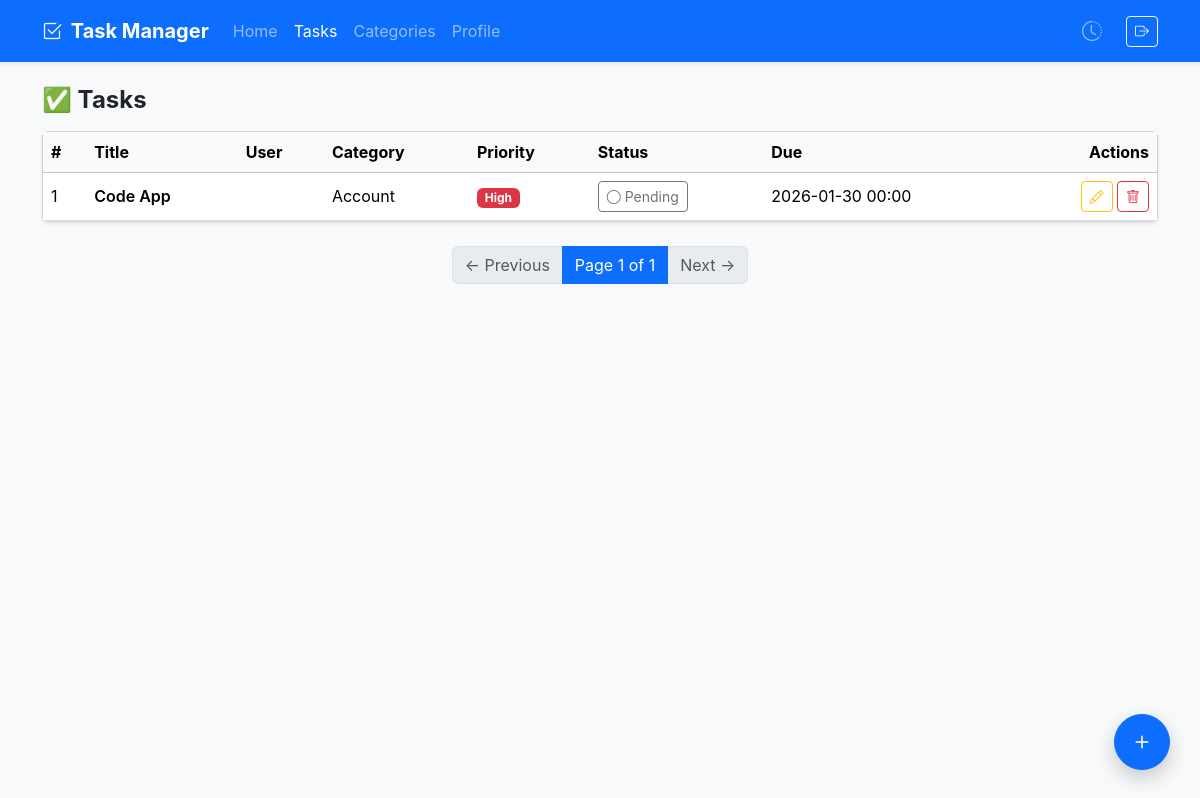
The page /tasks/ (signed in) on the database as committed earlier.
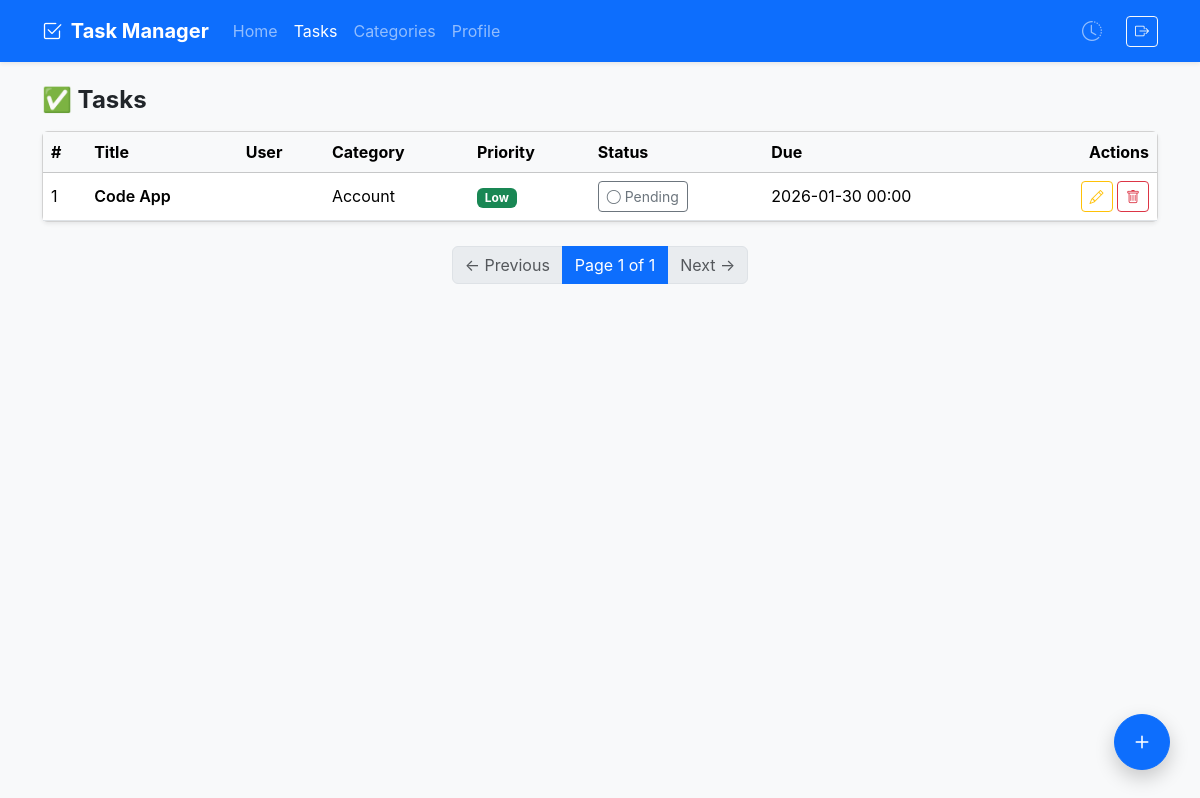
The same page on the database as committed later.
### tasks/models.py (models this page shows, shortened)
class Task(models.Model):
    STATUS_CHOICES = (
        ('pending', 'Pending'),
        ('completed', 'Completed'),
    )
    PRIORITY_CHOICES = (
        ('low', 'Low'),
        ('medium', 'Medium'),
        ('high', 'High'),
    )
    title = models.CharField(max_length=50)
    description = models.TextField(blank=True, null=True)
    status = models.CharField(max_length=10, choices=STATUS_CHOICES, default = 'pending')
    priority = models.CharField(max_length=10, choices=PRIORITY_CHOICES, default= 'low')
    due_date = models.DateTimeField(blank=True,null=True)
    category = models.ForeignKey(Category, related_name='tasks', on_delete=models.CASCADE)
    created_at = models.DateTimeField(auto_now_add=True)
    updated_at = models.DateTimeField(auto_now=True)

### category/models.py (models this page shows)
class Category(models.Model):
    name = models.CharField(max_length=20)
    user = models.ForeignKey(User, on_delete=models.CASCADE, related_name="categories")
    created_at = models.DateTimeField(auto_now_add=True)
    updated_at = models.DateTimeField(auto_now=True)
    def __str__(self):
        return self.name

### tasks/views.py (the view)
# urls.py: path("", views.task_list, name="task_list"),
@login_required
def task_list(request):
    if request.user.profile.role == "admin":
        tasks_qs = Task.objects.all()
    else:
        tasks_qs = Task.objects.filter(category__user=request.user)
    paginator = Paginator(tasks_qs, 10)
    page_number = request.GET.get('page')
    tasks = paginator.get_page(page_number)
    return render(request, "task.html",{"tasks":tasks})

### templates/task.html (shortened to what this page needs)
{% extends "base/base.html" %}
{% block content %}
<h4 class="mb-3 fw-bold">✅ Tasks</h4>
<div class="card shadow-sm">
  <div class="table-responsive">
    <table class="table table-hover align-middle mb-0">
      <thead class="table-light">
        <tr>
          <th>#</th>
          <th>Title</th>
          <th>User</th>
          <th>Category</th>
          <th>Priority</th>
          <th>Status</th>
          <th>Due</th>
          <th class="text-end">Actions</th>
        </tr>
      </thead>
      <tbody>
        {% for task in tasks %}
        <tr>
          <td>{{ forloop.counter }}</td>
          <td class="fw-semibold">{{ task.title }}</td>
          <td>{{ task.user.username }}</td>
          <td>{{ task.category }}</td>
          <td>
                {% if task.priority == "low" %}
                    <span class="badge bg-success">Low</span>
                {% elif task.priority == "medium" %}
                    <span class="badge bg-warning text-dark">Medium</span>
                {% elif task.priority == "high" %}
                    <span class="badge bg-danger">High</span>
                {% else %}
                    <span class="badge bg-secondary">{{ task.priority }}</span>
                {% endif %}
            </td>
          <td>
            <a href="{% url 'task_complete' task.id %}"
               class="btn btn-sm {% if task.status == 'completed' %}btn-success{% else %}btn-outline-secondary{% endif %}">
              {% if task.status == 'completed' %}
                <i class="bi bi-check-circle"></i> Completed
              {% else %}
                <i class="bi bi-circle"></i> Pending
              {% endif %}
            </a>
          </td>
          <td>{{ task.due_date|date:"Y-m-d H:i" }}</td>
          <td class="text-end">
            <a href="{% url 'task_update' task.id %}"
               class="btn btn-sm btn-outline-warning">
              <i class="bi bi-pencil"></i>
            </a>
            <button class="btn btn-sm btn-outline-danger"
                    data-bs-toggle="modal"
                    data-bs-target="#deleteTaskModal"
                    data-id="{{ task.id }}">
              <i class="bi bi-trash"></i>
            </button>
          </td>
        </tr>
        {% empty %}
        <tr>
          <td colspan="8" class="text-center text-muted">
            No tasks found
          </td>
        </tr>
        {% endfor %}
      </tbody>
    </table>
  </div>
</div>
<nav class="mt-4">
  <ul class="pagination justify-content-center mb-0">
    {% if tasks.has_previous %}
      <li class="page-item">
        <a class="page-link" href="?page={{ tasks.previous_page_number }}">
          ← Previous
        </a>
      </li>
    {% else %}
      <li class="page-item disabled">
        <span class="page-link">← Previous</span>
      </li>
    {% endif %}
    <li class="page-item active">
      <span class="page-link">
        Page {{ tasks.number }} of {{ tasks.paginator.num_pages }}
      </span>
    </li>
    {% if tasks.has_next %}
      <li class="page-item">
        <a class="page-link" href="?page={{ tasks.next_page_number }}">
          Next →
        </a>
      </li>
    {% else %}
      <li class="page-item disabled">
        <span class="page-link">Next →</span>
      </li>
    {% endif %}
  </ul>
</nav>
<a href="{% url 'task_create' %}" class="fab-btn btn btn-primary">
  <i class="bi bi-plus"></i>
</a>
{% endblock %}

### templates/base/base.html (shortened to what this page needs)
{% load static %}
<!DOCTYPE html>
<html lang="en">
<head>
  <link href="https://cdn.jsdelivr.net/npm/bootstrap@5.3.2/dist/css/bootstrap.min.css" rel="stylesheet">
  <link href="https://cdn.jsdelivr.net/npm/bootstrap-icons/font/bootstrap-icons.css" rel="stylesheet">
  <link rel="stylesheet" href="{% static 'styles.css' %}">
</head>
<body class="bg-light">
<nav class="navbar navbar-expand-lg navbar-dark bg-primary shadow-sm">
  <div class="container">
    <a class="navbar-brand fw-bold" href="{% url 'home' %}">
      <i class="bi bi-check2-square me-1"></i> Task Manager
    </a>
    <div class="collapse navbar-collapse" id="nav">
      <ul class="navbar-nav me-auto">
        <li class="nav-item">
          <a class="nav-link {% if request.resolver_match.url_name == 'home' %}active{% endif %}" href="{% url 'home' %}">
            Home
          </a>
        </li>
        <li class="nav-item">
          <a class="nav-link {% if request.resolver_match.url_name == 'task_list' %}active{% endif %}" href="{% url 'task_list' %}">
            Tasks
          </a>
        </li>
        <li class="nav-item">
          <a class="nav-link {% if request.resolver_match.url_name == 'category_list' %}active{% endif %}" href="{% url 'category_list' %}">
            Categories
          </a>
        </li>
        <li class="nav-item">
          <a class="nav-link {% if request.resolver_match.url_name == 'profile' %}active{% endif %}" href="{% url 'profile' %}">
            Profile
          </a>
        </li>
      </ul>
      <ul class="navbar-nav align-items-center">
        <li class="nav-item me-3">
          <a class="nav-link" href="{% url 'activity_log_list' %}" title="Activity Log">
            <i class="bi bi-clock-history fs-5"></i>
          </a>
        </li>
        <li class="nav-item">
          <form method="post" action="{% url 'logout' %}">
            <button class="btn btn-outline-light btn-sm">
              <i class="bi bi-box-arrow-right"></i>
            </button>
          </form>
        </li>
      </ul>
    </div>
  </div>
</nav>
<main class="container my-4">
  {% block content %}{% endblock content %}
</main>
</body>
</html>

### static/styles.css (style rules this page uses)
body { font-family: "Inter", system-ui, sans-serif; }
.fab-btn { position: fixed; bottom: 30px; right: 30px; width: 56px; height: 56px; border-radius: 50%; font-size: 26px; display: flex; align-items: center; justify-content: center; box-shadow: 0 8px 20px rgba(0,0,0,.2); z-index: 1050; }

Rows that differ between the two databases and show on the page:
changed Task "Code App": priority "High" → "Low"
